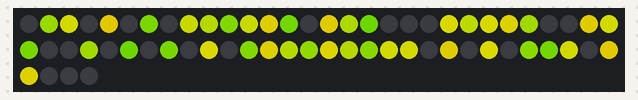
Simulated run of this sketch. Board: Arduino Uno, built with avr-gcc and run on an emulated ATmega328P. Parts: 64 RGB LEDs in strip order, left to right, continuing on the next row. Dim RGB values are drawn brighter than linear; random numbers use the default seed unless the sketch sets one.

Above: at 0.16 s.
At 5.0 s:
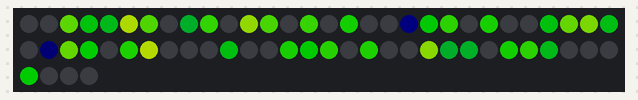
At 9.85 s:
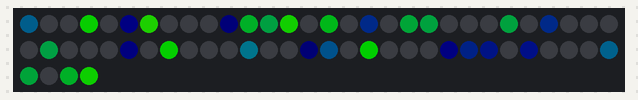
At 19.85 s:
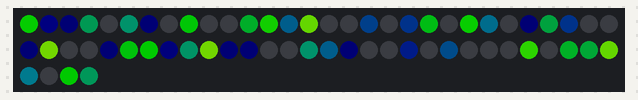
At 29.87 s:
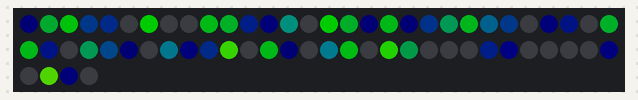
At 39.58 s:
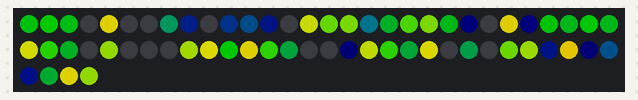

The sketch:

Drops.ino
```cpp
#include "FastLED.h"
#define DATA_PIN   8
#define NUM_LEDS   64

CRGB leds[NUM_LEDS];
CHSV leds_vu[NUM_LEDS];  // FastLED array using HSV.

int target[NUM_LEDS];  // Array to store target brightness values.
int count;
int delta;
int temp;
int highCutoff = 300;
int lowCutoff = 30;

void setup() {
 Serial.begin(115200);
 FastLED.addLeds<WS2812B, DATA_PIN, GRB>(leds, NUM_LEDS).setCorrection(TypicalLEDStrip);
 FastLED.setBrightness(255);

}

void loop(){

 //Drops(160,0);

 //Drops(240,128);

 Drops(160,32);

 //Drops(240,64);

/*
Red (0..) "HUE_RED"
Orange (32..) "HUE_ORANGE"
Yellow (64..) "HUE_YELLOW"
Green (96..) "HUE_GREEN"
Aqua (128..) "HUE_AQUA"
Blue (160..) "HUE_BLUE"
Purple (192..) "HUE_PURPLE"
Pink(224..) "HUE_PINK"
*/
}


void Drops(int hue_low,int hue_high){
  if(count == 0){
    for(int i=0; i < NUM_LEDS; i++){
      target[random8(NUM_LEDS)] = random8();  // Pick random pixels, assign random values.
      if (target[i] < lowCutoff){
        target[i] = 0;  // Force low values to clamp to zero.
      }
    }
    count = random8(25,110);  // Pick a new count value.
  }

  for(int i=0; i < NUM_LEDS; i++){
    if(leds_vu[i].value < target[i]){  // less then the target, so fade up.
      delta = (leds_vu[i].value - target[i]) / 5;
      if (leds_vu[i].value + delta >= target[i]){
        leds_vu[i].value = target[i];  // limit to target.
      }else{
        leds_vu[i].value += delta;
      }
    }else{  // greater then the target, so fade down.
      delta = ((leds_vu[i].value - target[i])/8) + 1;  // +1 so delta is always at least 1.
      if (leds_vu[i].value - delta <= target[i]){
        leds_vu[i].value = target[i];  // limit to target.
      }else{
        leds_vu[i].value -= delta;
      }
    }
    if(i == 0){ temp = delta; }  // Save first pixel's delta number to print below.
    // Tweak hue color based on brightness.
    int c_hue = constrain(leds_vu[i].value,lowCutoff,highCutoff);
    leds_vu[i].hue = map(c_hue, lowCutoff, highCutoff, hue_low, hue_high);
                  // map(valueIn, fromLow,   fromHigh,   toLow,   toHigh)
    leds_vu[i].saturation = 255;  // Set saturation to full.
    leds[i] = leds_vu[i];
    if (target[i] > lowCutoff){
      target[i] -= 2;  // Fade by this ammount.
    }else{
      target[i] = 0;  // If target less then lowCutoff, clamp to zero.
    }
  }
  FastLED.show();  // Display the leds[] array.
  count--;
  delay(10);
}
```
